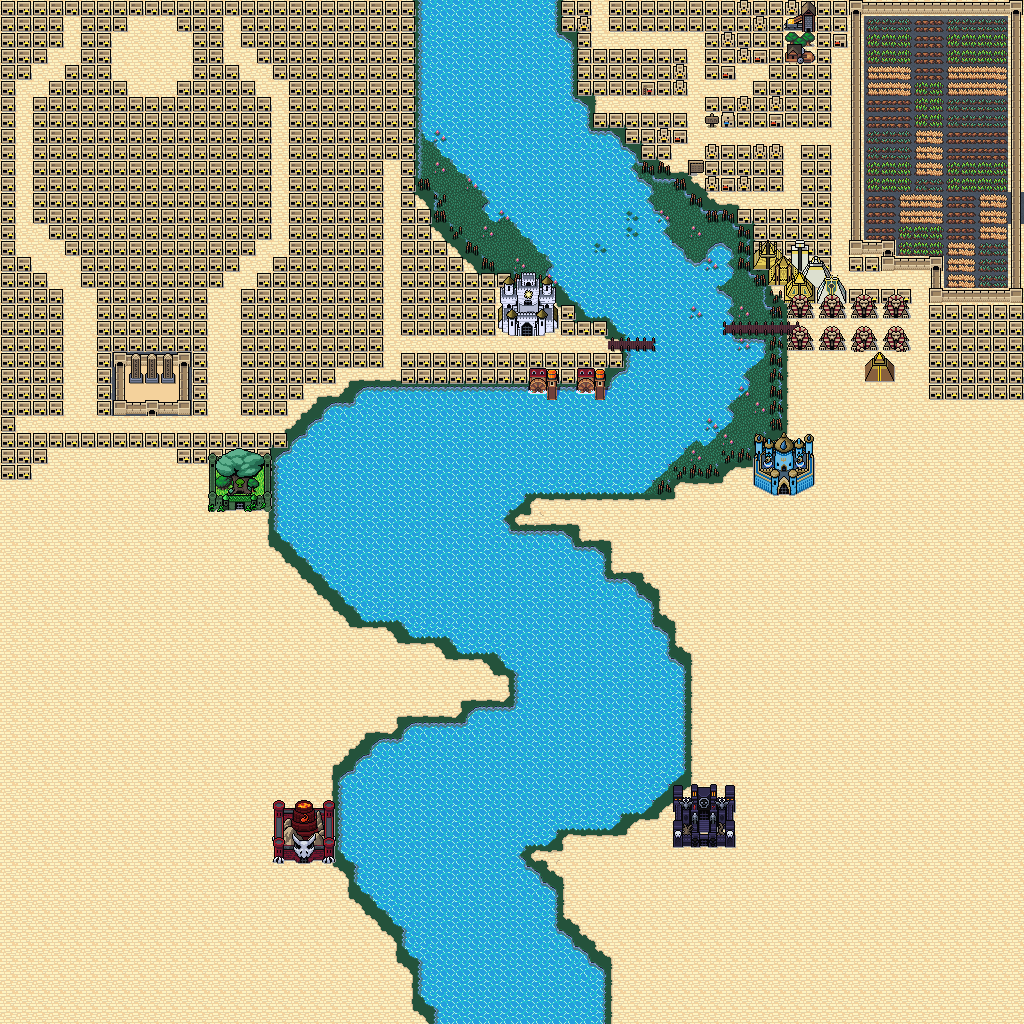

This game map was drawn from its Tiled (.tmx) file and the tilesets committed beside it. A one-line description and the trimmed map source follow:
An orthogonal 64x64 tile map with 16x16 px tiles, 6 tile layers (Ground, GroundDecoration, Bank, GroundDecoration2, ...), 4 tilesets and 176 objects (4x Hekma, Khenra, QuestGiver, Mummy, Training Area).

<map version="1.10" tiledversion="1.10.1" orientation="orthogonal" renderorder="right-down" width="64" height="64" tilewidth="16" tileheight="16" infinite="0" nextlayerid="16" nextobjectid="47">
 <tileset firstgid="1" name="autotiles" tilewidth="16" tileheight="16" tilecount="432" columns="12">
  <image source="../../world/tilesets/autotiles.png" width="192" height="576" />
 </tileset>
 <tileset firstgid="433" name="large_buildings" tilewidth="16" tileheight="16" tilecount="36" columns="6">
  <image source="../tileset/large_buildings.png" width="96" height="96" />
  <tile id="0">
   <objectgroup draworder="index" id="2">
    <object id="1" x="1" y="14" width="15" height="2" />
   </objectgroup>
  </tile>
  <tile id="1">
   <objectgroup draworder="index" id="2">
    <object id="1" x="0" y="14" width="15" height="2" />
   </objectgroup>
  </tile>
  <tile id="2">
   <objectgroup draworder="index" id="2">
    <object id="1" x="0" y="13" width="16" height="3" />
   </objectgroup>
  </tile>
  <tile id="3">
   <objectgroup draworder="index" id="2">
    <object id="1" x="0" y="14" width="15" height="2" />
   </objectgroup>
  </tile>
  <tile id="4">
   <objectgroup draworder="index" id="2">
    <object id="1" x="1" y="13" width="15" height="3" />
   </objectgroup>
  </tile>
  <tile id="5">
   <objectgroup draworder="index" id="2">
    <object id="1" x="0" y="13" width="14" height="3" />
   </objectgroup>
  </tile>
  <tile id="6">
   <objectgroup draworder="index" id="2">
    <object id="1" x="1" y="0" width="15" height="13" />
    <object id="2" x="1" y="0" width="15" height="13" />
   </objectgroup>
  </tile>
  <tile id="7">
   <objectgroup draworder="index" id="2">
    <object id="1" x="0" y="0" width="15" height="13" />
    <object id="2" x="0" y="0" width="15" height="13" />
   </objectgroup>
  </tile>
  <tile id="8">
   <objectgroup draworder="index" id="2">
    <object id="1" x="0" y="0" width="16" height="13" />
   </objectgroup>
  </tile>
  <tile id="9">
   <objectgroup draworder="index" id="2">
    <object id="1" x="0" y="0" width="15" height="13" />
   </objectgroup>
  </tile>
  <tile id="10">
   <objectgroup draworder="index" id="2">
    <object id="1" x="1" y="0" width="15" height="13" />
   </objectgroup>
  </tile>
  <tile id="11">
   <objectgroup draworder="index" id="2">
    <object id="1" x="0" y="0" width="14" height="13" />
   </objectgroup>
  </tile>
  <tile id="12">
   <objectgroup draworder="index" id="2">
    <object id="1" x="1" y="13" width="15" height="3" />
   </objectgroup>
  </tile>
  <tile id="13">
   <objectgroup draworder="index" id="2">
    <object id="1" x="0" y="13" width="14" height="3" />
   </objectgroup>
  </tile>
  <tile id="14">
   <objectgroup draworder="index" id="2">
    <object id="1" x="0" y="14" width="16" height="2" />
   </objectgroup>
  </tile>
  <tile id="15">
   <objectgroup draworder="index" id="2">
    <object id="1" x="0" y="14" width="15" height="2" />
   </objectgroup>
  </tile>
  <tile id="16">
   <objectgroup draworder="index" id="2">
    <object id="2" x="7" y="14" width="9" height="2" />
   </objectgroup>
  </tile>
  <tile id="17">
   <objectgroup draworder="index" id="2">
    <object id="1" x="0" y="14" width="9" height="2" />
   </objectgroup>
  </tile>
  <tile id="18">
   <objectgroup draworder="index" id="2">
    <object id="1" x="1" y="0" width="15" height="13" />
   </objectgroup>
  </tile>
  <tile id="19">
   <objectgroup draworder="index" id="2">
    <object id="1" x="0" y="0" width="14" height="13" />
   </objectgroup>
  </tile>
  <tile id="20">
   <objectgroup draworder="index" id="2">
    <object id="1" x="0" y="0" width="16" height="15" />
   </objectgroup>
  </tile>
  <tile id="21">
   <objectgroup draworder="index" id="2">
    <object id="1" x="0" y="0" width="15" height="15" />
   </objectgroup>
  </tile>
  <tile id="22">
   <objectgroup draworder="index" id="2">
    <object id="1" x="7" y="0" width="9" height="15" />
   </objectgroup>
  </tile>
  <tile id="23">
   <objectgroup draworder="index" id="2">
    <object id="1" x="0" y="0" width="9" height="15" />
   </objectgroup>
  </tile>
  <tile id="30">
   <objectgroup draworder="index" id="2">
    <object id="1" x="1" y="0" width="15" height="15" />
   </objectgroup>
  </tile>
  <tile id="31">
   <objectgroup draworder="index" id="2">
    <object id="1" x="0" y="0" width="15" height="15" />
   </objectgroup>
  </tile>
  <tile id="32">
   <objectgroup draworder="index" id="2">
    <object id="1" x="1" y="0" width="15" height="15" />
   </objectgroup>
  </tile>
  <tile id="33">
   <objectgroup draworder="index" id="2">
    <object id="1" x="0" y="0" width="15" height="15" />
   </objectgroup>
  </tile>
  <tile id="34">
   <objectgroup draworder="index" id="2">
    <object id="1" x="1" y="0" width="15" height="15" />
   </objectgroup>
  </tile>
  <tile id="35">
   <objectgroup draworder="index" id="2">
    <object id="1" x="0" y="0" width="14" height="15" />
   </objectgroup>
  </tile>
 </tileset>
 <tileset firstgid="469" name="main" tilewidth="16" tileheight="16" tilecount="10112" columns="158">
  <image source="../tileset/main.png" width="2528" height="1024" />
  <tile id="366">
   <objectgroup draworder="index" id="2">
    <object id="2" x="14" y="13" width="2" height="1" />
    <object id="3" x="13" y="13" width="1" height="3" />
   </objectgroup>
  </tile>
  <tile id="367">
   <objectgroup draworder="index" id="2">
    <object id="1" x="0" y="13" width="3" height="1" />
    <object id="2" x="2" y="14" width="1" height="2" />
   </objectgroup>
  </tile>
  <tile id="368">
   <objectgroup draworder="index" id="2">
    <object id="1" x="15" y="2" width="1" height="1" />
    <object id="2" x="11" y="3" width="4" height="1" />
    <object id="3" x="10" y="4" width="1" height="1" />
    <object id="4" x="9" y="5" width="1" height="1" />
    <object id="5" x="7" y="6" width="2" height="1" />
    <object id="6" x="6" y="7" width="1" height="1" />
    <object id="7" x="5" y="8" width="1" height="1" />
    <object id="8" x="4" y="9" width="1" height="2" />
    <object id="9" x="3" y="11" width="1" height="2" />
    <object id="10" x="2" y="13" width="1" height="3" />
   </objectgroup>
  </tile>
  <tile id="369">
   <objectgroup draworder="index" id="2">
    <object id="1" x="0" y="2" width="2" height="1" />
    <object id="2" x="2" y="3" width="2" height="1" />
    <object id="3" x="4" y="4" width="1" height="1" />
    <object id="4" x="5" y="5" width="1" height="1" />
    <object id="5" x="6" y="6" width="2" height="1" />
    <object id="6" x="8" y="7" width="2" height="1" />
    <object id="7" x="10" y="8" width="1" height="1" />
    <object id="8" x="11" y="9" width="1" height="3" />
    <object id="9" x="12" y="12" width="1" height="1" />
    <object id="10" x="13" y="13" width="1" height="3" />
   </objectgroup>
  </tile>
  <tile id="370">
   <objectgroup draworder="index" id="2">
    <object id="1" x="2" y="2" width="14" height="1" />
    <object id="2" x="2" y="2" width="1" height="14" />
   </objectgroup>
  </tile>
  <tile id="371">
   <objectgroup draworder="index" id="2">
    <object id="1" x="0" y="2" width="16" height="1" />
   </objectgroup>
  </tile>
  <tile id="372">
   <objectgroup draworder="index" id="2">
    <object id="1" x="13" y="2" width="1" height="14" />
    <object id="2" x="0" y="2" width="13" height="1" />
   </objectgroup>
  </tile>
  <tile id="524">
   <objectgroup draworder="index" id="2">
    <object id="2" x="13" y="0" width="1" height="3" />
    <object id="3" x="13" y="2" width="3" height="1" />
   </objectgroup>
  </tile>
  <tile id="525">
   <objectgroup draworder="index" id="2">
    <object id="1" x="0" y="2" width="2" height="1" />
    <object id="2" x="2" y="0" width="1" height="3" />
   </objectgroup>
  </tile>
  <tile id="526">
   <objectgroup draworder="index" id="2">
    <object id="1" x="2" y="0" width="1" height="2" />
    <object id="2" x="3" y="2" width="1" height="1" />
    <object id="3" x="4" y="3" width="1" height="1" />
    <object id="4" x="5" y="4" width="2" height="1" />
    <object id="5" x="7" y="5" width="1" height="1" />
    <object id="6" x="8" y="6" width="1" height="2" />
    <object id="7" x="9" y="8" width="1" height="3" />
    <object id="8" x="10" y="11" width="2" height="1" />
    <object id="9" x="12" y="12" width="2" height="1" />
    <object id="10" x="14" y="13" width="2" height="1" />
   </objectgroup>
  </tile>
  <tile id="527">
   <objectgroup draworder="index" id="2">
    <object id="1" x="13" y="0" width="1" height="2" />
    <object id="2" x="12" y="2" width="1" height="2" />
    <object id="3" x="11" y="4" width="1" height="2" />
    <object id="4" x="9" y="6" width="2" height="1" />
    <object id="5" x="8" y="7" width="1" height="1" />
    <object id="6" x="7" y="8" width="1" height="1" />
    <object id="7" x="6" y="9" width="1" height="1" />
    <object id="8" x="5" y="10" width="1" height="1" />
    <object id="9" x="4" y="11" width="1" height="1" />
    <object id="10" x="2" y="12" width="2" height="1" />
    <object id="11" x="0" y="13" width="2" height="1" />
   </objectgroup>
  </tile>
  <tile id="528">
   <objectgroup draworder="index" id="2">
    <object id="1" x="2" y="0" width="1" height="16" />
   </objectgroup>
  </tile>
  <tile id="530">
   <objectgroup draworder="index" id="2">
    <object id="2" x="13" y="0" width="1" height="16" />
   </objectgroup>
  </tile>
  <tile id="680">
   <objectgroup draworder="index" id="2">
    <object id="1" x="0" y="2">
     <polygon points="0,0 2,0 2,-2 3,-2 3,1 0,1" />
    </object>
    <object id="2" x="16" y="14">
     <polygon points="0,0 -2,0 -2,2 -3,2 -3,-1 0,-1" />
    </object>
   </objectgroup>
  </tile>
  <tile id="681">
   <objectgroup draworder="index" id="2">
    <object id="1" x="14" y="0">
     <polygon points="0,0 0,2 2,2 2,3 -1,3 -1,0" />
    </object>
    <object id="2" x="0" y="14">
     <polygon points="0,0 1,0 2,0 2,2 3,2 3,0 3,-1 0,-1" />
    </object>
   </objectgroup>
  </tile>
  <tile id="682">
   <objectgroup draworder="index" id="2">
    <object id="1" x="13" y="0" width="1" height="2" />
    <object id="2" x="11" y="2" width="2" height="1" />
    <object id="3" x="10" y="3" width="1" height="1" />
    <object id="4" x="9" y="4" width="1" height="1" />
    <object id="5" x="8" y="5" width="1" height="1" />
    <object id="6" x="7" y="6" width="1" height="2" />
    <object id="7" x="8" y="8" width="1" height="1" />
    <object id="8" x="9" y="9" width="2" height="1" />
    <object id="9" x="11" y="10" width="1" height="1" />
    <object id="10" x="12" y="11" width="1" height="1" />
    <object id="11" x="13" y="12" width="1" height="4" />
   </objectgroup>
  </tile>
  <tile id="686">
   <objectgroup draworder="index" id="2">
    <object id="1" x="2" y="0" width="1" height="14" />
    <object id="3" x="2" y="13" width="14" height="1" />
   </objectgroup>
  </tile>
  <tile id="687">
   <objectgroup draworder="index" id="2">
    <object id="1" x="0" y="13" width="16" height="1" />
   </objectgroup>
  </tile>
  <tile id="688">
   <objectgroup draworder="index" id="2">
    <object id="1" x="13" y="0" width="1" height="13" />
    <object id="2" x="0" y="13" width="14" height="1" />
   </objectgroup>
  </tile>
  <tile id="1710">
   <objectgroup draworder="index" id="2">
    <object id="1" x="2" y="0" width="14" height="1" />
    <object id="2" x="2" y="12" width="14" height="1" />
    <object id="3" x="2" y="0" width="1" height="15" />
   </objectgroup>
  </tile>
  <tile id="1711">
   <objectgroup draworder="index" id="2">
    <object id="1" x="0" y="0" width="16" height="1" />
    <object id="2" x="0" y="12" width="16" height="1" />
   </objectgroup>
  </tile>
  <tile id="2339">
   <objectgroup draworder="index" id="2">
    <object id="1" x="1" y="12" width="15" height="1" />
    <object id="2" x="1" y="0" width="15" height="1" />
    <object id="3" x="1" y="1" width="1" height="12" />
   </objectgroup>
  </tile>
  <tile id="2495">
   <objectgroup draworder="index" id="2">
    <object id="1" x="0" y="0" width="16" height="1" />
    <object id="2" x="0" y="12" width="16" height="1" />
   </objectgroup>
  </tile>
  <tile id="5807">
   <objectgroup draworder="index" id="2">
    <object id="1" x="3" y="0" width="13" height="2" />
    <object id="2" x="3" y="13" width="13" height="3" />
    <object id="3" x="3" y="1" width="1" height="13" />
   </objectgroup>
  </tile>
  <tile id="5808">
   <objectgroup draworder="index" id="2">
    <object id="1" x="0" y="0" width="16" height="2" />
    <object id="2" x="0" y="13" width="16" height="3" />
   </objectgroup>
  </tile>
  <tile id="5809">
   <objectgroup draworder="index" id="2">
    <object id="1" x="0" y="0" width="15" height="2" />
    <object id="2" x="0" y="13" width="15" height="3" />
    <object id="3" x="14" y="1" width="1" height="13" />
   </objectgroup>
  </tile>
  <tile id="7912">
   <objectgroup draworder="index" id="2">
    <object id="5" x="1" y="0" width="15" height="16" />
   </objectgroup>
  </tile>
  <tile id="7913">
   <objectgroup draworder="index" id="2">
    <object id="4" x="0" y="0" width="15" height="16" />
   </objectgroup>
  </tile>
  <tile id="7914">
   <objectgroup draworder="index" id="2">
    <object id="3" x="1" y="0" width="14" height="16" />
   </objectgroup>
  </tile>
  <tile id="7915">
   <objectgroup draworder="index" id="2">
    <object id="4" x="0" y="0" width="16" height="16" />
   </objectgroup>
  </tile>
  <tile id="7916">
   <objectgroup draworder="index" id="2">
    <object id="2" x="0" y="2" width="16" height="12" />
   </objectgroup>
  </tile>
  <tile id="8070">
   <objectgroup draworder="index" id="2">
    <object id="3" x="1" y="0" width="15" height="15" />
   </objectgroup>
  </tile>
  <tile id="8071">
   <objectgroup draworder="index" id="2">
    <object id="3" x="0" y="0" width="15" height="15" />
   </objectgroup>
  </tile>
  <tile id="8072">
   <objectgroup draworder="index" id="2">
    <object id="2" x="1" y="0" width="14" height="15" />
   </objectgroup>
  </tile>
  <tile id="8073">
   <objectgroup draworder="index" id="2">
    <object id="3" x="0" y="0" width="16" height="15" />
   </objectgroup>
  </tile>
  <tile id="8074">
   <objectgroup draworder="index" id="2">
    <object id="2" x="3" y="0" width="10" height="16" />
   </objectgroup>
  </tile>
  <tile id="8228">
   <objectgroup draworder="index" id="2">
    <object id="4" x="1" y="0" width="15" height="16" />
   </objectgroup>
  </tile>
  <tile id="8229">
   <objectgroup draworder="index" id="2">
    <object id="4" x="0" y="0" width="15" height="16" />
   </objectgroup>
  </tile>
  <tile id="8230">
   <objectgroup draworder="index" id="2">
    <object id="3" x="1" y="0" width="14" height="16" />
   </objectgroup>
  </tile>
  <tile id="8231">
   <objectgroup draworder="index" id="2">
    <object id="4" x="0" y="0" width="16" height="16" />
   </objectgroup>
  </tile>
  <tile id="8232">
   <objectgroup draworder="index" id="2">
    <object id="2" x="0" y="2" width="16" height="12" />
   </objectgroup>
  </tile>
  <tile id="8386">
   <objectgroup draworder="index" id="2">
    <object id="3" x="1" y="0" width="15" height="15" />
   </objectgroup>
  </tile>
  <tile id="8387">
   <objectgroup draworder="index" id="2">
    <object id="3" x="0" y="0" width="15" height="15" />
   </objectgroup>
  </tile>
  <tile id="8388">
   <objectgroup draworder="index" id="2">
    <object id="2" x="1" y="0" width="14" height="15" />
   </objectgroup>
  </tile>
  <tile id="8389">
   <objectgroup draworder="index" id="2">
    <object id="3" x="0" y="0" width="16" height="15" />
   </objectgroup>
  </tile>
  <tile id="8390">
   <objectgroup draworder="index" id="2">
    <object id="2" x="3" y="0" width="10" height="16" />
   </objectgroup>
  </tile>
  <tile id="8544">
   <objectgroup draworder="index" id="2">
    <object id="4" x="1" y="0" width="15" height="16" />
   </objectgroup>
  </tile>
  <tile id="8545">
   <objectgroup draworder="index" id="2">
    <object id="4" x="0" y="0" width="15" height="16" />
   </objectgroup>
  </tile>
  <tile id="8546">
   <objectgroup draworder="index" id="2">
    <object id="3" x="1" y="0" width="14" height="16" />
   </objectgroup>
  </tile>
  <tile id="8547">
   <objectgroup draworder="index" id="2">
    <object id="4" x="0" y="0" width="16" height="16" />
   </objectgroup>
  </tile>
  <tile id="8548">
   <objectgroup draworder="index" id="2">
    <object id="2" x="0" y="2" width="16" height="12" />
   </objectgroup>
  </tile>
  <tile id="8702">
   <objectgroup draworder="index" id="2">
    <object id="3" x="1" y="0" width="15" height="15" />
   </objectgroup>
  </tile>
  <tile id="8703">
   <objectgroup draworder="index" id="2">
    <object id="3" x="0" y="0" width="15" height="15" />
   </objectgroup>
  </tile>
  <tile id="8704">
   <objectgroup draworder="index" id="2">
    <object id="2" x="1" y="0" width="14" height="15" />
   </objectgroup>
  </tile>
  <tile id="8705">
   <objectgroup draworder="index" id="2">
    <object id="3" x="0" y="0" width="16" height="15" />
   </objectgroup>
  </tile>
  <tile id="8706">
   <objectgroup draworder="index" id="2">
    <object id="3" x="3" y="0" width="10" height="16" />
   </objectgroup>
  </tile>
 </tileset>
 <tileset firstgid="10581" source="../tileset/buildings.tsx" />
 <layer id="1" name="Ground" width="64" height="64" locked="1">
  <data>[4096 cells, 4096 non-empty, 4 distinct tile ids]</data>
 </layer>
 <layer id="5" name="GroundDecoration" width="64" height="64">
  <data>[4096 cells, 3202 non-empty, 56 distinct tile ids]</data>
 </layer>
 <layer id="3" name="Bank" width="64" height="64">
  <properties>
   <property name="spriteLayer" type="bool" value="false" />
  </properties>
  <data>[4096 cells, 249 non-empty, 15 distinct tile ids]</data>
 </layer>
 <layer id="6" name="GroundDecoration2" width="64" height="64">
  <data>[4096 cells, 64 non-empty, 10 distinct tile ids]</data>
 </layer>
 <layer id="9" name="Buildings" width="64" height="64">
  <properties>
   <property name="spriteLayer" type="bool" value="true" />
  </properties>
  <data>[4096 cells, 968 non-empty, 99 distinct tile ids]</data>
 </layer>
 <layer id="10" name="Walkbehind" width="64" height="64">
  <data>[4096 cells, 61 non-empty, 41 distinct tile ids]</data>
 </layer>
 <objectgroup id="7" name="Invisible">
  <!-- 16 objects omitted --></objectgroup>
 <objectgroup id="15" name="Enemies">
  <!-- 4 objects omitted --></objectgroup>
</map>
<!-- 20 of 176 objects omitted -->
